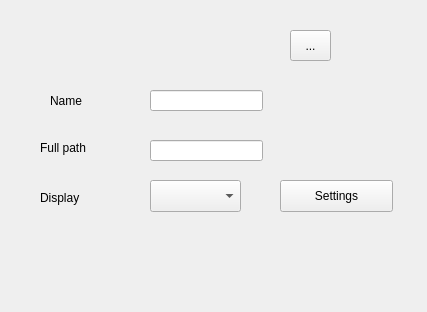
<?xml version="1.0" encoding="UTF-8"?>
<ui version="4.0">
 <class>fairwind::apps::settings::browser::Displays</class>
 <widget class="QWidget" name="fairwind::apps::settings::browser::Displays">
  <property name="geometry">
   <rect>
    <x>0</x>
    <y>0</y>
    <width>427</width>
    <height>312</height>
   </rect>
  </property>
  <property name="windowTitle">
   <string>Displays</string>
  </property>
  <widget class="QToolButton" name="toolButton">
   <property name="geometry">
    <rect>
     <x>290</x>
     <y>30</y>
     <width>41</width>
     <height>31</height>
    </rect>
   </property>
   <property name="text">
    <string>...</string>
   </property>
  </widget>
  <widget class="QLabel" name="label">
   <property name="geometry">
    <rect>
     <x>50</x>
     <y>90</y>
     <width>141</width>
     <height>21</height>
    </rect>
   </property>
   <property name="text">
    <string>Name</string>
   </property>
  </widget>
  <widget class="QLineEdit" name="lineEdit">
   <property name="geometry">
    <rect>
     <x>150</x>
     <y>90</y>
     <width>113</width>
     <height>21</height>
    </rect>
   </property>
  </widget>
  <widget class="QLabel" name="label_2">
   <property name="geometry">
    <rect>
     <x>40</x>
     <y>140</y>
     <width>60</width>
     <height>16</height>
    </rect>
   </property>
   <property name="text">
    <string>Full path</string>
   </property>
  </widget>
  <widget class="QLineEdit" name="lineEdit_2">
   <property name="geometry">
    <rect>
     <x>150</x>
     <y>140</y>
     <width>113</width>
     <height>21</height>
    </rect>
   </property>
  </widget>
  <widget class="QLabel" name="label_3">
   <property name="geometry">
    <rect>
     <x>40</x>
     <y>190</y>
     <width>60</width>
     <height>16</height>
    </rect>
   </property>
   <property name="text">
    <string>Display</string>
   </property>
  </widget>
  <widget class="QComboBox" name="comboBox">
   <property name="geometry">
    <rect>
     <x>150</x>
     <y>180</y>
     <width>91</width>
     <height>32</height>
    </rect>
   </property>
  </widget>
  <widget class="QPushButton" name="pushButton">
   <property name="geometry">
    <rect>
     <x>280</x>
     <y>180</y>
     <width>113</width>
     <height>32</height>
    </rect>
   </property>
   <property name="text">
    <string>Settings</string>
   </property>
  </widget>
 </widget>
 <resources/>
 <connections/>
</ui>
